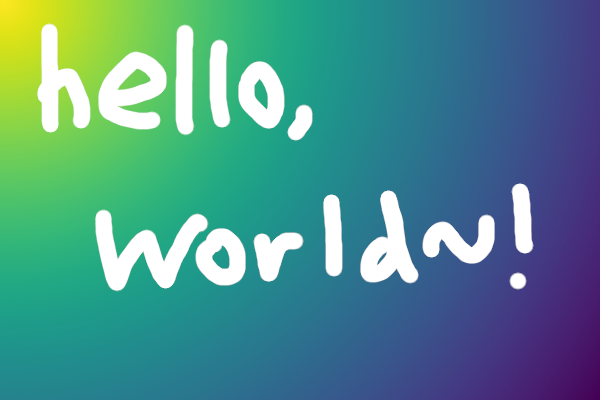
#> input picture test.png, 600 x 400 px
$ python image_cook.py
#> lines starting #> are read from the running program, lines starting #| are printed output that depends on the picture
#> further down, img is the input picture: PIL image 600x400 RGBA; mean R, G, B, A 79.9, 142.8, 141.1, 255
from PIL import Image, ImageFilter, ImageOps
from dataclasses import dataclass
import os
import base64
from io import BytesIO
from random import Random

# [5 lines left out: function image_to_base64, not called in this run]

CommandToInstruction = {
    "jpeg": "jpeg_compress",
    "scale": "down_upscale",
    "invert": "invert",
    "flip": "flip",
    "mirror": "mirror",
    "posterize": "posterize",
    "solarize": "solarize",
    # "slur": "slur",

    # TODO: aliases?
    "abber": "chromatic_abberation",
    "abberate": "chromatic_abberation",
    "sharpen": "sharpen",
}

@dataclass
class ImageCooker:
    img: Image
    seed: int = None
    history: list[Image] = None
    rng: Random = None

    def __post_init__(self):
        # all my homies hate field(default_factory=list)
        self.history = []
        self.rng = Random(self.seed)

    def save_state(self, new_image):
        self.history.append(self.img)
        self.img = new_image
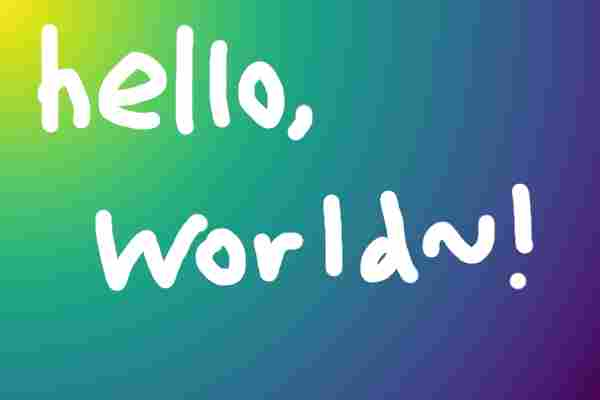
#> self.img: PIL image 600x400 RGB; mean R, G, B 79.5, 142.2, 141

    def jpeg_compress(self, level=30):
        buffered = BytesIO()
        rgb_image = self.img.convert("RGB")
        rgb_image.save(buffered, "JPEG", quality=level)
        self.save_state(Image.open(buffered))

    def down_upscale(self, scale):
#> called with scale = 0.1
        original_size = self.img.size
#> original_size = (600, 400)
        new_size = (int(component * scale) for component in original_size)
        scaled_down = self.img.resize(new_size)
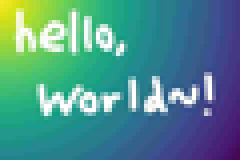
#> scaled_down: PIL image 60x40 RGB (shown 4 times larger); mean R, G, B 79.3, 142.2, 140.8
        scaled_up = scaled_down.resize(original_size)
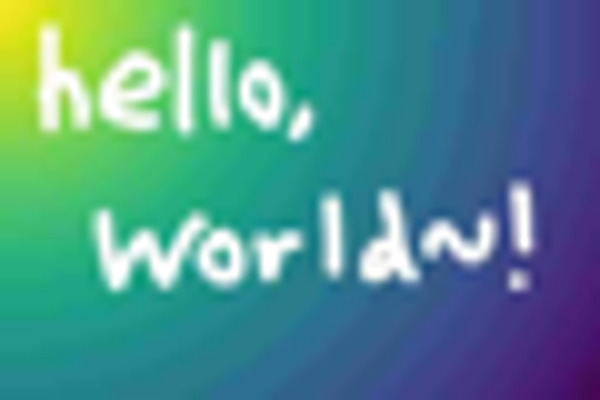
#> scaled_up: PIL image 600x400 RGB; mean R, G, B 79.3, 142.1, 140.8
        self.save_state(scaled_up)

    def sharpen(self, radius=2, percent=550, threshold=3):
        # self.img = self.img.filter(ImageFilter.SHARPEN)
#> called with radius = 2, percent = 550, threshold = 3
        sharp_filter = ImageFilter.UnsharpMask(radius=radius, percent=percent, threshold=threshold)
        sharpened = self.img.filter(sharp_filter)
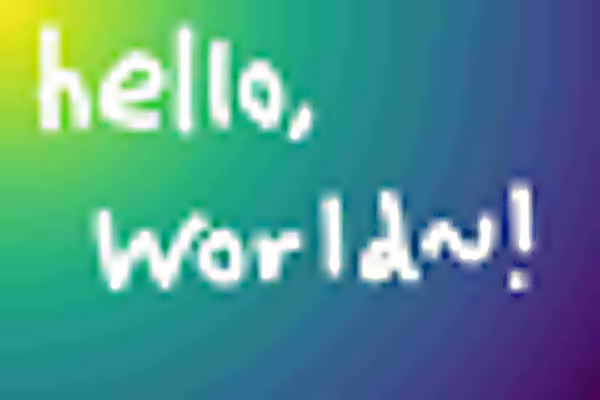
#> sharpened: PIL image 600x400 RGB; mean R, G, B 78.8, 142.1, 140.6
        self.save_state(sharpened)

    def invert(self):
        self.save_state(ImageOps.invert(self.img))

    def flip(self):
        self.save_state(ImageOps.flip(self.img))

    def mirror(self):
        self.save_state(ImageOps.mirror(self.img))

    def posterize(self, bits=1):
        self.save_state(ImageOps.posterize(self.img, bits))

    def solarize(self, threshold=128):
        self.save_state(ImageOps.solarize(self.img, threshold))

    # very slow
    # [42 lines left out: functions slur, chromatic_abberation, not called in this run]

    def show(self, *args):
        self.img.show()

    # [19 lines left out: functions parse_params, run_instruction, not called in this run]

    def run(self, code):
        for line in code.split("\n"):
            self.run_instruction(line)

    # [5 lines left out: function export_base64, not called in this run]

if __name__ == "__main__":
    img_path = "test.png"
    img = Image.open(img_path)
    cooker = ImageCooker(img)
    # cooker.jpeg_compress(30)
    cooker.jpeg_compress(15)
    cooker.down_upscale(0.1)
    cooker.sharpen()
    # cooker.jpeg_compress(30)
    cooker.show()
